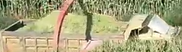
#> input picture plant_cascade/n/1.jpg, 182 x 52 px, given in place of tarla.mp4, which was not available
$ python yeni.py
#> lines starting #> are read from the running program, lines starting #| are printed output that depends on the picture; after the words box and inside, x2 and y2 are one past the last pixel; in counts of white or black regions, pixels touching at a corner belong together; pictures that were not available may be replaced by others from this repository, and a replacement may not be noted
import cv2

vid=cv2.VideoCapture("tarla.mp4")
plant_cascade=cv2.CascadeClassifier("plant_cascade//cascade.xml")

while True:
    ret,frame=vid.read()
#> frame is the input picture: shape (52, 182, 3); mean B, G, R 127.6, 166.3, 170.6
    frame=cv2.resize(frame,(640,480))
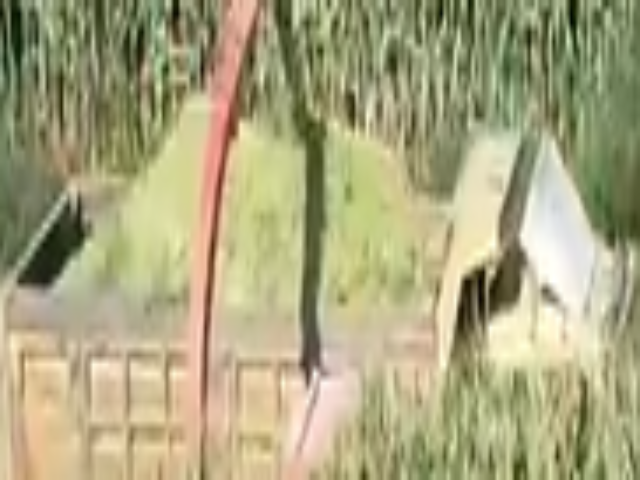
#> frame: shape (480, 640, 3); mean B, G, R 127.5, 166.1, 170.5
    gray=cv2.cvtColor(frame,cv2.COLOR_BGR2GRAY)
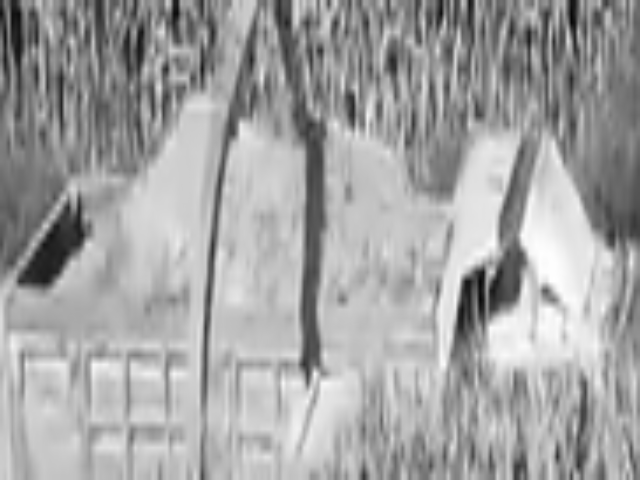
#> gray: shape (480, 640); min 6, max 255, mean 163

    plants=plant_cascade.detectMultiScale(gray, 3, 5)
#> plants = [[511, 344, 72, 72], [470, 344, 72, 72], [360, 364, 72, 72]]

    for (x,y,w,z) in plants:
        cv2.rectangle(frame,(x,y),(x+w,y+z),(0,255,255),4)
#> this loop made 3 passes
#> (x, y) on passes 1 to 3: (511, 344), (470, 344), (360, 364)
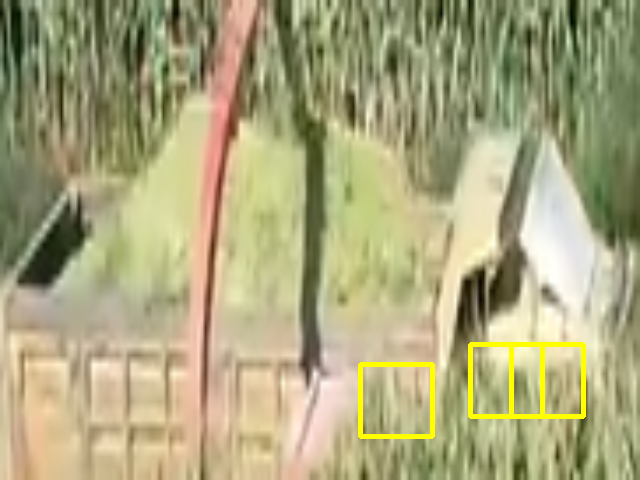
#> frame: shape (480, 640, 3); 1.28% of pixels changed, all inside (x1, y1, x2, y2) = (358, 342, 586, 439)


    cv2.imshow("video",frame)

    if cv2.waitKey(5) & 0xFF==ord("q"):
#> (key q is pressed here)
        break


vid.release()

cv2.destroyAllWindows()

$ run again, on plant_cascade/n/10.jpg
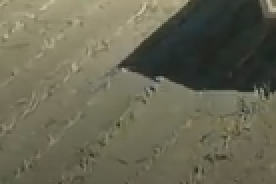
#> input picture plant_cascade/n/10.jpg, 138 x 92 px, given in place of tarla.mp4, which was not available (shown 2 times larger)
#> frame is the input picture: shape (92, 138, 3); mean B, G, R 83.4, 102.8, 104.4
#> `gray=cv2.cvtColor(frame,cv2.COLOR_BGR2GRAY)`:
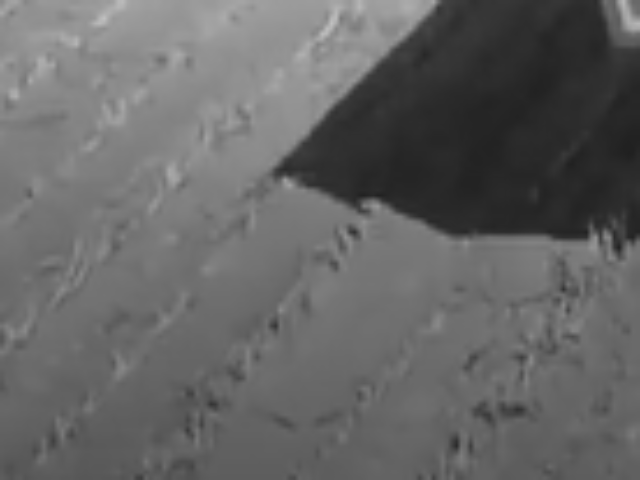
#> gray: shape (480, 640); min 32, max 193, mean 100.9
#> plants = [[60, 61, 216, 216]]
#> the loop `for (x,y,w,z) in plants:` made 1 pass
#> after the loop `for (x,y,w,z) in plants:`:
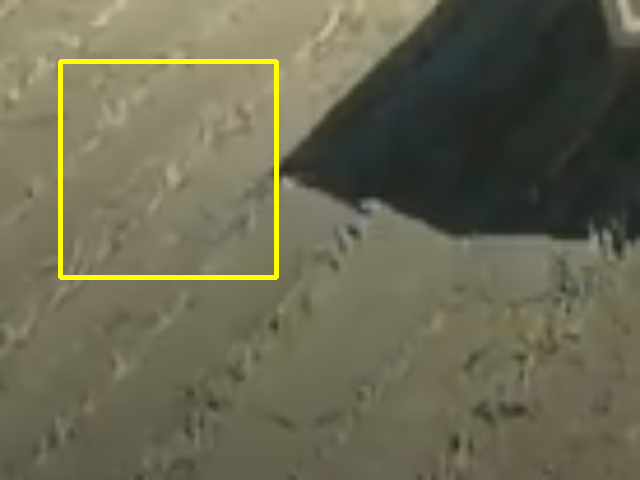
#> frame: shape (480, 640, 3); mean B, G, R 81.8, 104.5, 106

$ run again, on plant_cascade/n/11.jpg
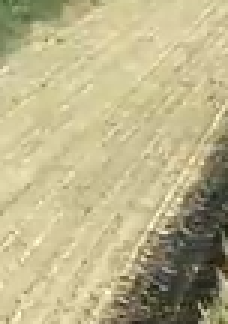
#> input picture plant_cascade/n/11.jpg, 76 x 108 px, given in place of tarla.mp4, which was not available (shown 3 times larger)
#> frame is the input picture: shape (108, 76, 3); mean B, G, R 138.7, 178.4, 186.8
#> `frame=cv2.resize(frame,(640,480))`:
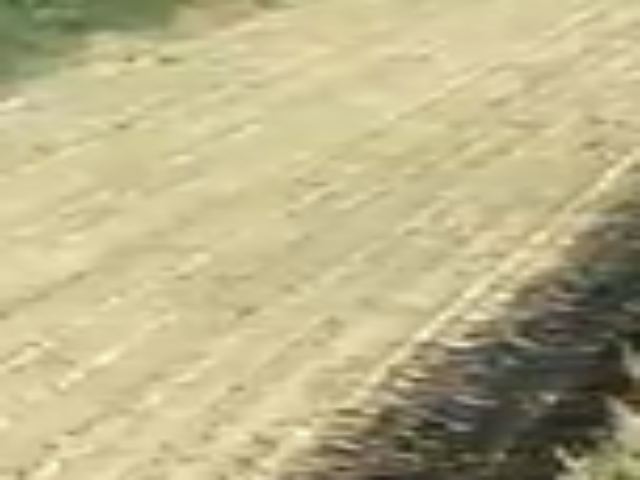
#> frame: shape (480, 640, 3); mean B, G, R 138.6, 178.2, 186.7
#> `gray=cv2.cvtColor(frame,cv2.COLOR_BGR2GRAY)`:
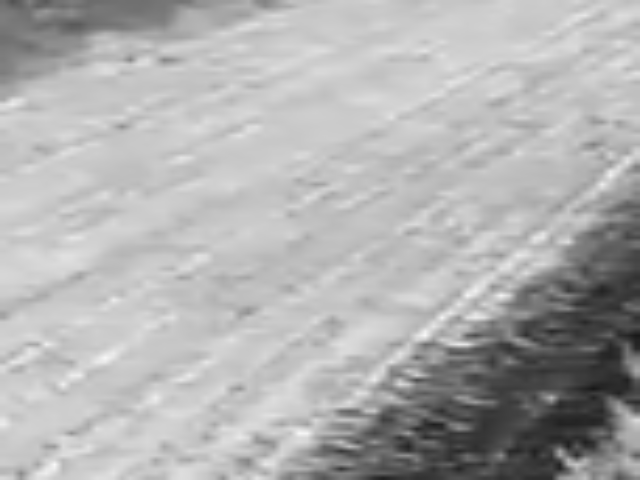
#> gray: shape (480, 640); min 23, max 249, mean 176.3
#> plants = ()

$ run again, on plant_cascade/n/12.jpg
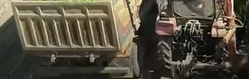
#> input picture plant_cascade/n/12.jpg, 249 x 79 px, given in place of tarla.mp4, which was not available
#> frame is the input picture: shape (79, 249, 3); mean B, G, R 63.7, 78.7, 84.9
#> `gray=cv2.cvtColor(frame,cv2.COLOR_BGR2GRAY)`:
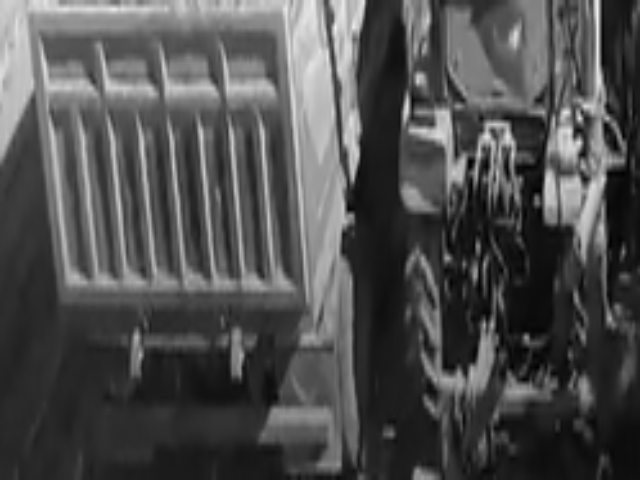
#> gray: shape (480, 640); min 0, max 246, mean 78.7
#> plants = [[445, 172, 72, 72], [145, 288, 72, 72], [452, 385, 72, 72], [77, 49, 216, 216]]
#> the loop `for (x,y,w,z) in plants:` made 4 passes
#> after the loop `for (x,y,w,z) in plants:`:
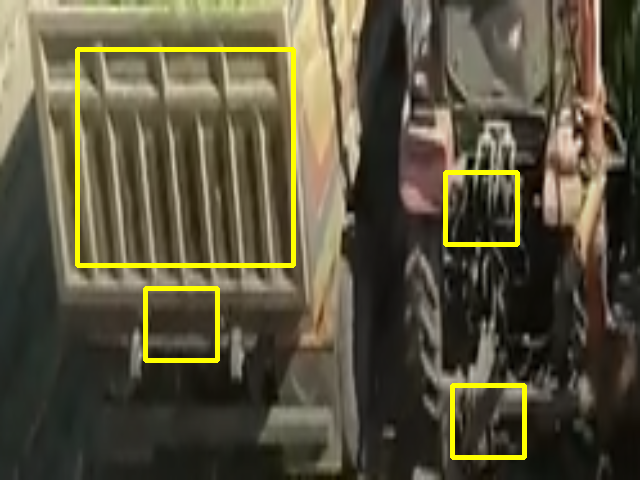
#> frame: shape (480, 640, 3); mean B, G, R 61.6, 83.3, 89.3
